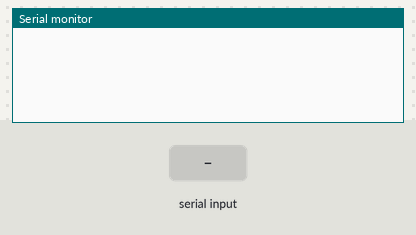
A sketch run on a simulated Arduino Uno, built with avr-gcc and run on an emulated ATmega328P. Parts: the last lines printed to the serial monitor. The inputs (shaded band) are chosen by the test bench.

Above: at 1.2 s.
1.3 s: "/\n" received over Serial
At 2.3 s:
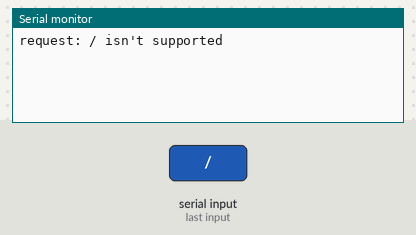
2.8 s: "#\n" received over Serial
At 3.4 s:
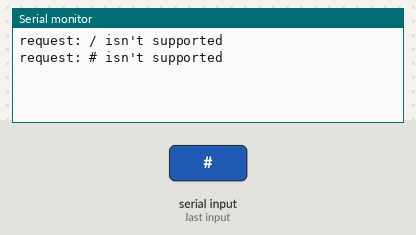
4.3 s: "00\n" received over Serial
At 5.5 s:
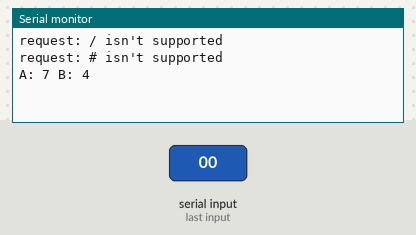
5.8 s: "10\n" received over Serial
At 7.0 s:
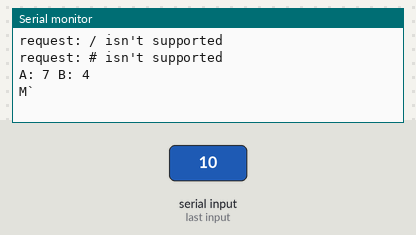
7.3 s: "11\n" received over Serial
At 8.1 s:
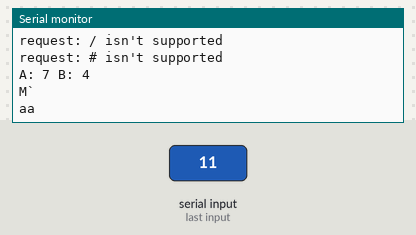
8.8 s: "5\n" received over Serial
At 9.2 s:
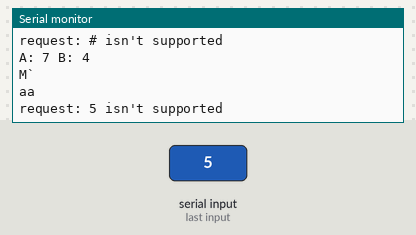

Measured:
- after the input at 1.3 s, the serial monitor: prints a new line at once (image 1)
- after the input at 2.8 s, the serial monitor: prints a new line at once (image 2)
- after the input at 4.3 s, the serial monitor: prints a new line at once (image 3)
- after the input at 5.8 s, the serial monitor: prints a new line at once (image 4)
- after the input at 7.3 s, the serial monitor: prints a new line at once (image 5)
- after the input at 8.8 s, the serial monitor: prints a new line at once (image 6)

The sketch:

ciphering_sketch.ino
```cpp
//Afinic cipher parameters
int a=7, b=4;


char* cipher(char* message){
  char* result = new char[strlen(message) + 1];
  for(int i = 0; message[i]; i++){
    result[i] = 'a' + (((message[i] - 'a') * a + b) % 26);
  }
  result[strlen(message)] = '\0';
  return result;
}

char* decipher(char* message){
  char* result = new char[strlen(message) + 1];
  int x = 1;
  while((a*x) % 26 != 1){
    x++;
  }
  for(int i = 0; message[i]; i++){
    result[i] = 'a' + ((x * (message[i] - 'a' - b + 26)) % 26);
  }
  result[strlen(message)] = '\0';
  return result;
}

void actionGetAB(){
  Serial.println("A: " + (String)a + " B: " + (String)b);
}

void actionSetAB(String message){
   int separatorIndex = message.indexOf("/");
   String newA = message.substring(0, separatorIndex);
   String newB = message.substring(separatorIndex + 1, message.length());
   a = newA.toInt();
   b = newB.toInt();
}

void actionEncode(String message){
    char charMessage[message.length() + 1];
    message.toCharArray(charMessage, message.length()+1);
    char* encoded = cipher(charMessage);
    Serial.println(encoded);
    delete encoded;
}

void actionDecode(String message){
    char charMessage[message.length() + 1];
    message.toCharArray(charMessage, message.length()+1);
    char* decoded = decipher(charMessage);
    Serial.println(decoded);
    delete decoded;
}

void setup() {
  Serial.begin(9600);
}

void loop() {
  if(Serial.available() > 0){
     String incomingRequest = Serial.readStringUntil('\n');

     int separatorIndex = incomingRequest.indexOf("#");
     String prefix = incomingRequest.substring(0,separatorIndex);
     String message = incomingRequest.substring(separatorIndex + 1, incomingRequest.length());

     if(prefix == "00"){
        actionGetAB();
     }
     else if(prefix == "01"){
        actionSetAB(message);
     }
     else if(prefix == "10"){
        actionEncode(message);
     }
     else if(prefix == "11"){
        actionDecode(message);
     }
     else {
        Serial.println("request: " + incomingRequest + " isn't supported");
     }
  }
}
```
